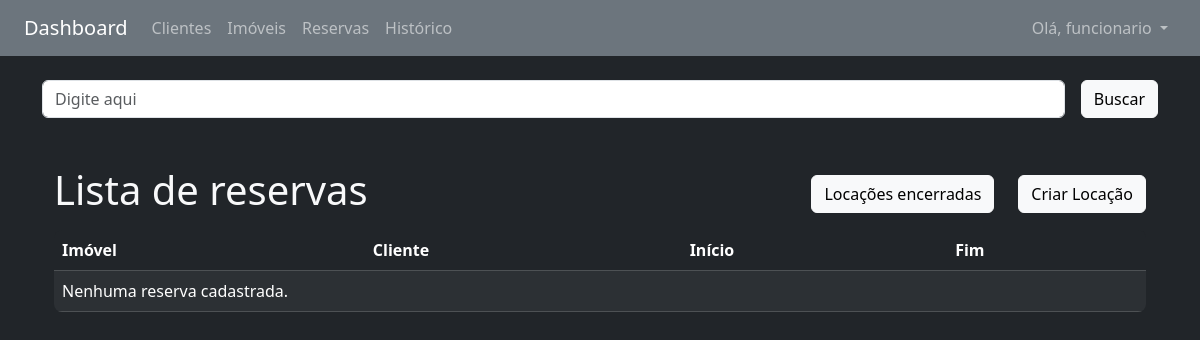
Page /reservas/cliente/ (signed in) on the earlier database version.
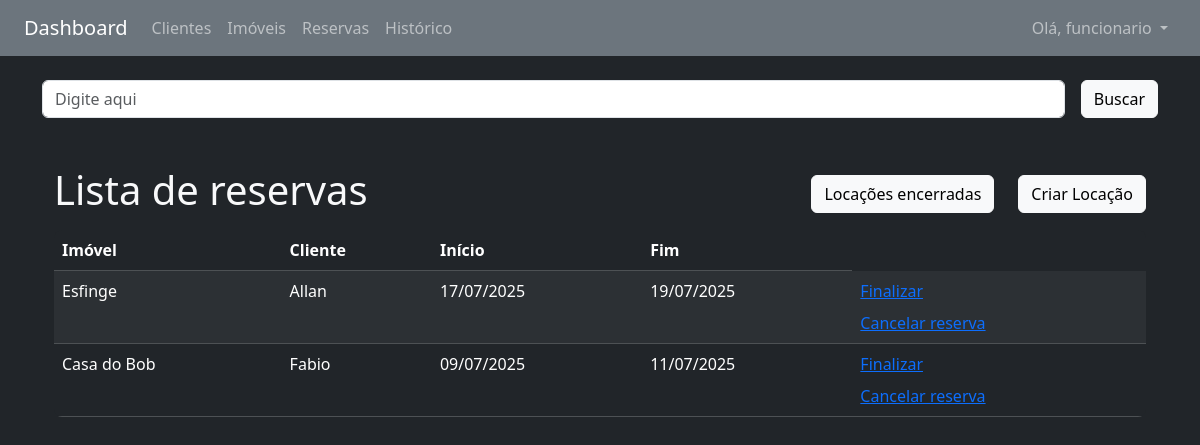
Same page on the later database version.
### reservas/models.py (models this page shows, shortened)
class Reserva(models.Model):
    imovel = models.ForeignKey(Imovel, on_delete=models.RESTRICT)
    cliente = models.ForeignKey(Cliente, on_delete=models.RESTRICT)
    data_inicio = models.DateField()
    data_fim = models.DateField()
    ativo = models.BooleanField(default=True)

### imoveis/models.py (models this page shows, shortened)
class Imovel(models.Model):
    TIPO_CHOICES = [
        ('AP', 'Apartamento'),
        ('CA', 'Casa'),
        ('SC', 'Sala Comercial'),
    ]
    tipo = models.CharField(max_length=2, choices=TIPO_CHOICES)
    nome = models.CharField(max_length=100)
    endereco = models.CharField(max_length=255)
    preco = models.DecimalField(max_digits=10, decimal_places=2)
    qtyQuartos = models.IntegerField()
    foto = StdImageField(
        upload_to='fotos/imoveis',
        variations={'thumb': (150, 150), 'medium': (300, 300)},
        blank=True,
        null=True
    )
    disponibilidade = models.BooleanField(default=True)
    ativo = models.BooleanField(default=True)
    def __str__(self):
        return self.nome

### clientes/models.py (models this page shows, shortened)
class Cliente(models.Model):
    nome = models.CharField(max_length=100)
    telefone = models.CharField(max_length=20)
    cpf = models.CharField(max_length=14, unique=True)
    data_nascimento = models.DateField(null=True, blank=True)
    ativo = models.BooleanField(default=True)
    def __str__(self):
        return self.nome

### reservas/views.py (the view)
# urls.py: path('reservas/', include('reservas.urls')),
@login_required
def reservas(request, campo):
    query = request.GET.get('busca', '')
    if campo == 'cliente' and query:
        reservas = Reserva.objects.filter(
            ativo=True, cliente__nome__icontains=query)
    else:
        reservas = Reserva.objects.filter(ativo=True)
    if campo:
        campo_ordenacao = ORDENACAO_RESERVAS_LOOKUP.get(campo)
        reservas = reservas.order_by(campo_ordenacao)
    dados = {'reservas': reservas, 'ativos': True}
    return render(request, 'reservas/lista.html', dados)

### reservas/templates/reservas/lista.html (shortened to what this page needs)
{% extends 'base.html' %}
{% load heroicons %}
{% block content %}
{% include 'partials/_busca.html' %}
<div class="container-sm mt-5 d-flex justify-content-between align-items-center">
    <h1 class="h1">Lista de reservas</h1>
    <div class="d-flex gap-4">
        {% if ativos %}
        <a href="{% url 'reservas:lista_encerrados' 'cliente' %}" class="btn btn-light">Locações encerradas</a>
        <a href="{% url 'reservas:cadastrar' %}" class="btn btn-light">{% heroicon_outline "key" %} Criar
            Locação</a>
        {% else %}
        <a href="{% url 'reservas:lista' 'cliente' %}" class="btn btn-light">Locações em aberto</a>
        {% endif %}
    </div>
</div>
<div class="container-sm mt-2">
    <div class="bg-dark rounded-3 overflow-hidden">
        <table cellpadding="5" cellspacing="1" class="table table-dark table-striped mb-0">
            <thead>
                <tr>
                    <th>Imóvel</th>
                    <th>Cliente</th>
                    <th>Início</th>
                    <th>Fim</th>
                </tr>
            </thead>
            <tbody>
                {% for reserva in reservas %}
                <tr>
                    <td>{{ reserva.imovel }}</td>
                    <td>{{ reserva.cliente }}</td>
                    <td>{{ reserva.data_inicio|date:"d/m/Y" }}</td>
                    <td>{{ reserva.data_fim|date:"d/m/Y" }}</td>
                    {% if reserva.ativo %}
                    <td class="d-flex flex-column gap-2">
                        <a href="{% url 'reservas:finalizar' reserva.id %}">Finalizar</a>
                        <a href="{% url 'reservas:cancelar' reserva.id %}">Cancelar reserva</a>
                    </td>
                    {% endif %}
                </tr>
                {% empty %}
                <tr>
                    <td colspan="7">Nenhuma reserva cadastrada.</td>
                </tr>
                {% endfor %}
            </tbody>
        </table>
    </div>
</div>
{% endblock %}

### core/templates/base.html (shortened to what this page needs)
<!DOCTYPE html>
<html lang="pt-br">
<head>
    <link href="https://cdn.jsdelivr.net/npm/bootstrap@5.3.6/dist/css/bootstrap.min.css" rel="stylesheet"
 />
</head>
<body class="bg-dark text-light">
    <nav class="navbar navbar-expand-lg navbar-dark bg-secondary px-4">
        <a class="navbar-brand" href="{% url 'core:index' %}">Dashboard</a>
        <div class="collapse navbar-collapse">
            <ul class="navbar-nav me-auto">
                <li class="nav-item">
                    <a class="nav-link" href="{% url 'clientes:lista' 'nome' %}">Clientes</a>
                </li>
                <li class="nav-item">
                    <a class="nav-link" href="{% url 'imoveis:lista' 'nome' %}">Imóveis</a>
                </li>
                <li class="nav-item">
                    <a class="nav-link" href="{% url 'reservas:lista' 'cliente' %}">Reservas</a>
                </li>
                <li class="nav-item">
                    <a class="nav-link" href="{% url 'historico_locacoes:lista' %}">Histórico</a>
                </li>
            </ul>
        </div>
        {% if user.is_authenticated %}
        <ul class="navbar-nav">
            <li class="nav-item dropdown">
                <a class="nav-link dropdown-toggle" href="#" id="userDropdown" role="button" data-bs-toggle="dropdown"
                    aria-expanded="false">
                    Olá, {{ user.username }}
                </a>
            </li>
        </ul>
        {% endif %}
    </nav>
    <main class="container py-4">
        {% include 'partials/_mensagem.html' %}
        {% block content %}{% endblock %}
    </main>
</body>
</html>

### core/templates/partials/_mensagem.html (shortened to what this page needs)
<div class="position-fixed top-0 end-0 p-3" style="z-index: 1055">
</div>

### core/templates/partials/_busca.html
<form class="d-flex gap-3">
    <input type="text" name="busca" placeholder="Digite aqui" value="{{ query|default:'' }}"
        class="rounded-2 form-control">
    <button type="submit" class="btn btn-light">Buscar</button>
</form>

Differences in the rows shown:
added Reserva: imovel "Esfinge", cliente "Allan", data_inicio "17/07/2025", data_fim "19/07/2025", ativo "Finalizar"
added Reserva: imovel "Casa do Bob", cliente "Fabio", data_inicio "09/07/2025", data_fim "11/07/2025", ativo "Finalizar"
Other differences:
text no longer shown: "Nenhuma reserva cadastrada."
